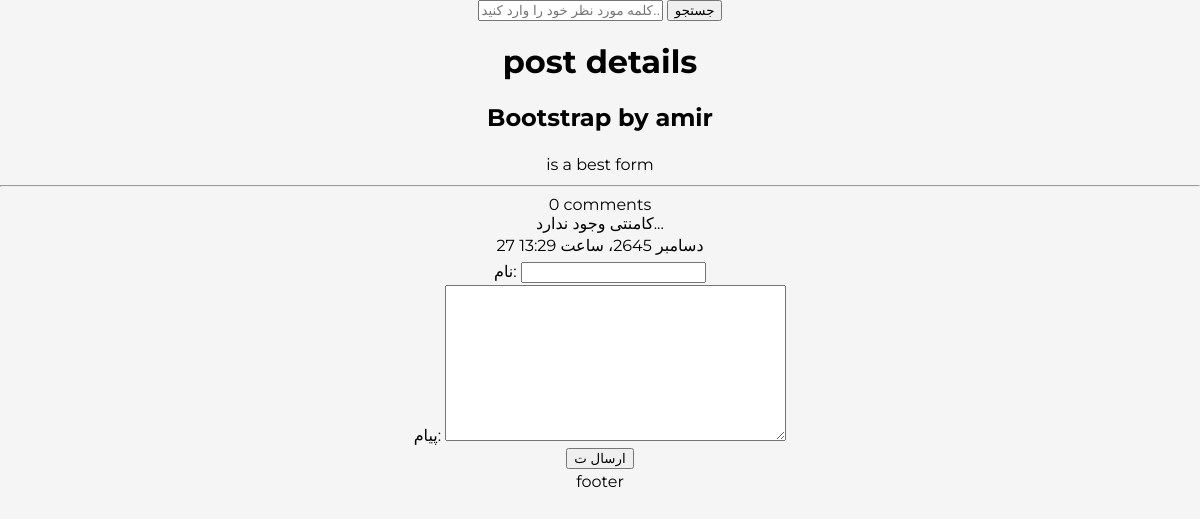
Before: /Posts/5 with the older database file.
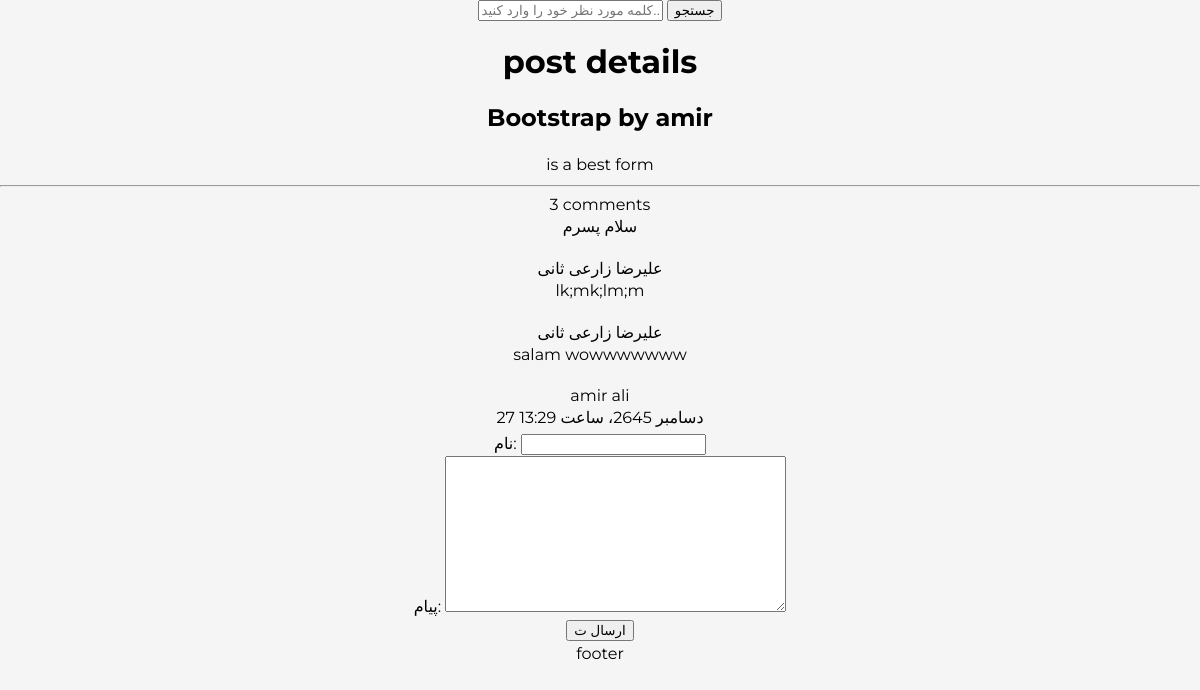
After: the same page with the newer database file.
### bloog/models.py (models this page shows, shortened)
class Post(models.Model):
    class Status(models.TextChoices):
        DRAFT='DR','DRAFT'
        PUBLISHED='PB','PUBLISHED'
        REGECTED='RG','REGECTED'
    title = models.CharField(max_length=20,verbose_name='عنوان')
    description = models.TextField(verbose_name='توضیحات')
    slug = models.SlugField(max_length=100,verbose_name='اسلاگ')
    status=models.CharField(max_length=2,choices=Status.choices,default=Status.DRAFT,verbose_name='وضعیت')
    author=models.ForeignKey(User, on_delete=models.CASCADE,related_name="user_post",verbose_name='نویسنده')
    publish = models.DateTimeField(default=timezone.now,verbose_name='تاریخ انتشار')
    create = models.DateTimeField(auto_now_add=True,verbose_name='ناریخ تولید')
    update = models.DateTimeField(auto_now=True,verbose_name='تاریخ بروزرسانی')
    objects = models.Manager()
    published = publishedManager()
    reading_time=models.PositiveIntegerField(verbose_name='زمان مطالعه',default='14')
    class Meta:
        ordering = ['-publish']
        indexes=[
            models.Index(fields=['-publish'])
        ]
        verbose_name_plural="پست ها"

class Comment(models.Model):
    post=models.ForeignKey(Post,verbose_name='پست',on_delete=models.CASCADE,related_name='comments')
    name=models.CharField(max_length=250,verbose_name=' نام')
    body=models.TextField(verbose_name='پیام')
    publish = models.DateTimeField(default=timezone.now,verbose_name='تاریخ انتشار')
    create = models.DateTimeField(auto_now_add=True,verbose_name='ناریخ تولید')
    active=models.BooleanField(default=True, verbose_name=' فعالیت')
    class Meta:
        verbose_name='کامنت '
        verbose_name_plural = ' کامنت ها'

### bloog/views.py (the view)
# urls.py: path('Posts/<pk>',PostDetail,name='PostDetail'),
def PostDetail(request,pk):
    post=get_object_or_404(Post,id=pk,status=Post.Status.PUBLISHED)
    form=CommentForm()
    comments=post.comments.filter(active=True)
    context={
        'post':post,
        'form':form,
        'comments':comments,
    }
    return render(request,'blog/detail.html',context)

### bloog/forms.py
class CommentForm(forms.ModelForm):
    class Meta:
        model=Comment
        fields=['name','body']
        widget={
            'body':forms.TextInput(attrs={
                'placeholder':'متن'
            }
            )
        }

### bloog/templatetags/blog_tags.py (called while the page is built)
@register.filter()
def to_markdown(text):
    return  mark_safe (markdown(text))

### bloog/templates/blog/detail.html (shortened to what this page needs)
{% extends 'parent/base.html' %}
{%load blog_tags%}
{% block content %}
    <h1>post details</h1>
    <h2>{{ post.title }} by {{post.author}}</h2>
    <p>{{ post.description | to_markdown  }}</p>
    <hr>
    <div>
        {%with comments.count as cm_co%}
            {{cm_co}} comment{{cm_co|pluralize}}
        {% endwith %}
    </div>
    <div>
        {% for cm in comments %}
            {{cm.body|linebreaks}}
            <br>
            {{cm.name}}
        {% empty %}
            کامنتی وجود ندارد...
        {% endfor %}
    </div>
    <p>{{ post.publish }}</p>
    <form method="post" action="{% url 'blog:post_comment' post.id%}">
        {{form.as_p}}
        <button type="submit">ارسال ت</button>
    </form>
{% endblock %}

### bloog/templates/parent/base.html (shortened to what this page needs)
{% load static %}
<!DOCTYPE html>
<html lang="en">
<head>
    <link rel="stylesheet" type="text/css" href="{% static 'css/base.css' %}">
</head>
<body dir="ltr">
    {% include 'partials/header.html' %}
    {% block content %} {% endblock %}
    {% include 'partials/footer.html' %}
</body>
</html>

### bloog/templates/partials/header.html (shortened to what this page needs)
<form method="get"  action="{% url 'blog:post_search' %}">
<input type="text" name= 'query' required placeholder="کلمه مورد نظر خود را وارد کنید...">
<input type="submit" value="جستجو">
</form>

### bloog/templates/partials/footer.html
<p>footer</p>

### bloog/static/css/base.css (style rules this page uses)
* { box-sizing: border-box; }
body { text-align: center; --h: 182deg; --l: 35%; --brandColor: hsl(var(--h), 71%, var(--l)); font-family: Montserrat, sans-serif; margin: 0; background-color: whitesmoke; }
p { margin: 0; line-height: 1.6; }
h1 { text-align: center important!; background-color: #fa1010 important!; width: 350px important!; height: 74px important!; }

Changed rows visible on the page:
added Comment: body "سلام پسرم", name "علیرضا زارعی ثانی"
added Comment: body "lk;mk;lm;m", name "علیرضا زارعی ثانی"
added Comment: body "salam wowwwwwww", name "amir ali"
Other visible differences:
{{ cm_co }}: "0" → "3"
text no longer shown: "کامنتی وجود ندارد..."
